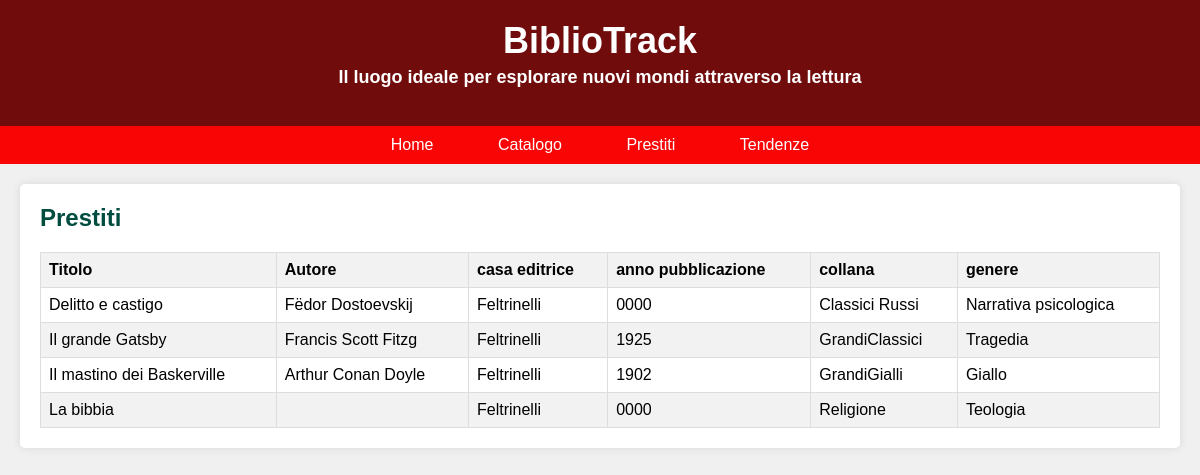
Page /catalogo.php on the earlier database version.
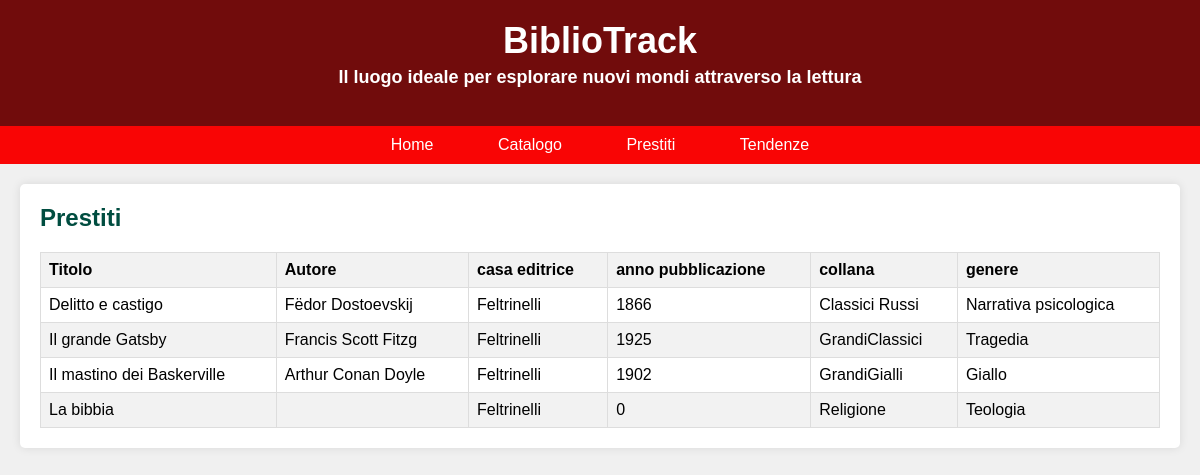
Same page on the later database version.
### tables this page shows
CREATE TABLE `libri` (
  `PK_Id_libro` int(11) NOT NULL,
  `Titolo` varchar(100) NOT NULL,
  `Autore` varchar(50) NOT NULL,
  `Casa_editrice` varchar(50) NOT NULL,
  `Anno_pubblicazione` int(255) DEFAULT NULL,
  `Collana` varchar(50) DEFAULT NULL,
  `Genere` varchar(50) DEFAULT NULL
);

### catalogo.php (the view, shortened to what this page needs)
<!DOCTYPE html>
<html lang="it">
<head>
</head>
<body>
    <header>
        <h1>BiblioTrack</h1>
        <h3>Il luogo ideale per esplorare nuovi mondi attraverso la lettura</h3>
    </header>
    <nav>
        <a href="index.html">Home</a>
        <a href="catalogo.php">Catalogo</a>
        <a href="prestiti.html">Prestiti</a>
        <a href="tendenze.html">Tendenze</a>
    </nav>
    <div class="container">
        <div class="catalog-section">
            <h2>Prestiti</h2>
            <table>
                <thead>
                    <tr>
                        <th>Titolo</th>
                        <th>Autore</th>
                        <th>casa editrice</th>
                        <th>anno pubblicazione</th>
                        <th>collana</th>
                        <th>genere</th>
                    </tr>
                </thead>
                <tbody>
                    <?php
                    $servername = "localhost";
                    $username = "root";
                    $password = "Ruozzi1234";
                    $dbname = "bibliotrack";
                    $conn = new mysqli($servername, $username, $password, $dbname);
                    $sql = "SELECT * FROM libri order by Titolo";
                    $result = $conn->query($sql);
                    if ($result->num_rows > 0) {
                        while($row = $result->fetch_assoc()) {
                            echo "<tr><td>".$row["Titolo"]."</td><td>".$row["Autore"]."</td><td>".$row["Casa_editrice"]."</td><td>".$row["Anno_pubblicazione"]."</td><td>".$row["Collana"]."</td><td>".$row["Genere"]."</td></tr>";
                        }
                    } else {
                        echo "<tr><td colspan='5'>Nessun prestito trovato</td></tr>";
                    }
                    ?>
                </tbody>
            </table>
        </div>
    </div>
</body>
</html>

### catalogo.php (style rules this page uses)
body { font-family: Arial, sans-serif; margin: 0; padding: 0; background-color: #f0f0f0; }
header { background-color: #710c0c; color: #fff; padding: 20px 0; text-align: center; }
header h1 { margin: 0; font-size: 36px; }
header h3 { margin-top: 5px; font-size: 18px; }
nav { background-color: #f90505; padding: 10px 0; text-align: center; }
nav a { color: #fff; text-decoration: none; padding: 10px 20px; margin: 0 10px; border-radius: 5px; transition: background-color 0.3s; }
.container { max-width: 1200px; margin: 20px auto; padding: 0 20px; }
.catalog-section { background-color: #fff; padding: 20px; border-radius: 5px; box-shadow: 0 0 10px rgba(0,0,0,0.1); }
.catalog-section h2 { margin-top: 0; color: #004d40; }
table { width: 100%; border-collapse: collapse; }
th, td { border: 1px solid #ddd; padding: 8px; text-align: left; }
th { background-color: #f2f2f2; }
tr:nth-child(even) { background-color: #f2f2f2; }

Differences in the rows shown:
changed libri "Delitto e castigo": Anno_pubblicazione "0000" → "1866"
computed for libri "La bibbia": Anno_pubblicazione "0000" → "0"
